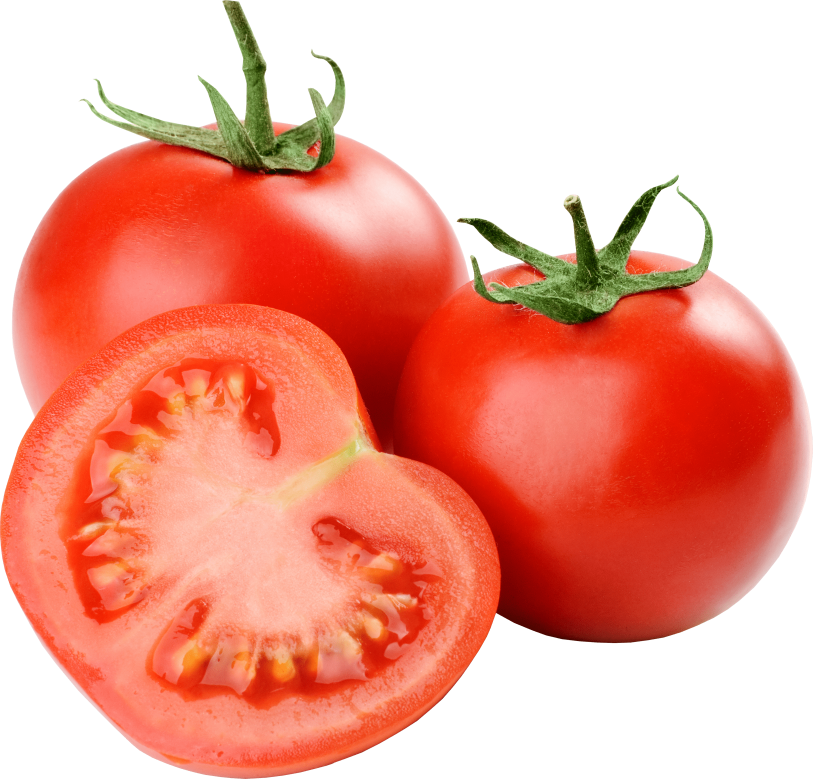
#> input picture data/fresh/freshTomato (1).png, 2438 x 2337 px (shown at 1/3 size); its folder holds only this picture in this run
$ python dataset_builder.py
#> lines starting #> are read from the running program, lines starting #| are printed output that depends on the picture; after the words box and inside, x2 and y2 are one past the last pixel; in counts of white or black regions, pixels touching at a corner belong together
import os
import sys
import numpy as np
import pandas as pd
from PIL import Image, ImageFilter
import glob

GRADE_MAP = {
    "Fresh": 0,
    "Rotten": 1
}
CLASSES = ["Fresh", "Rotten"]

def extract_visual_features_from_image(img_pil):
    """
    Extracts quantitative visual feature vector [green_ratio, red_ratio, dark_spot_ratio, mold_ratio, texture_roughness]
    from a PIL Image.
    """
    img_rgb = img_pil.resize((128, 128)).convert("RGB")
    arr = np.array(img_rgb, dtype=np.float32)

    r, g, b = arr[:, :, 0], arr[:, :, 1], arr[:, :, 2]
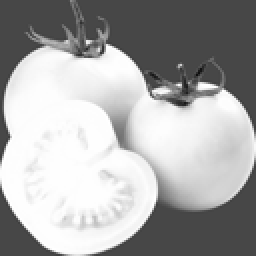
#> r: shape (128, 128) float32 (shown 2 times larger); min 15, max 255, mean 167.7
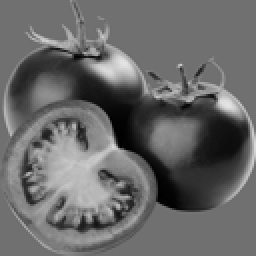
#> g: shape (128, 128) float32 (shown 2 times larger); min 0, max 228, mean 104.9
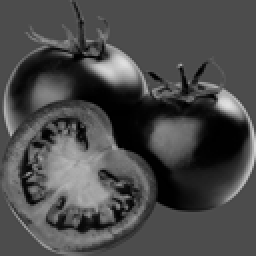
#> b: shape (128, 128) float32 (shown 2 times larger); min 0, max 224, mean 74.4
    total_pix = arr.shape[0] * arr.shape[1] + 1e-5
#> total_pix = 16384

    # Red & Green color ratios
    red_mask = (r > g * 1.1) & (r > b * 1.1)
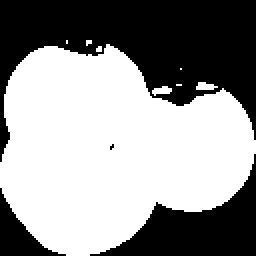
#> red_mask: shape (128, 128) bool (shown 2 times larger); 57.8% white; 4 black regions (1 under 20 px), largest, box (x1, y1, x2, y2) and area: (0, 0, 128, 81) 4857, (45, 77, 128, 128) 1643, (0, 94, 33, 128) 404
    green_mask = (g > r * 1.05) & (g > b * 1.05)
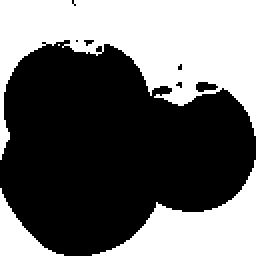
#> green_mask: shape (128, 128) bool (shown 2 times larger); 41.4% white; 4 white regions (1 under 20 px), largest, box (x1, y1, x2, y2) and area: (0, 0, 128, 80) 4763, (46, 80, 128, 128) 1621, (0, 94, 32, 128) 399

    red_ratio = float(np.sum(red_mask) / total_pix)
#> red_ratio = 0.578
    green_ratio = float(np.sum(green_mask) / total_pix)
#> green_ratio = 0.414

    # Dark spot ratio (decay lesions / blemishes)
    dark_mask = (r < 70) & (g < 70) & (b < 70)
#> dark_mask: shape (128, 128) bool; 0.26% white in thin lines or dots, all inside (x1, y1, x2, y2) = (38, 24, 102, 53)
    dark_spot_ratio = float(np.sum(dark_mask) / total_pix)
#> dark_spot_ratio = 0.00262

    # Mold coverage ratio (pale grayish/fungal areas)
    mold_mask = (r > 160) & (g > 160) & (b > 140) & (np.abs(r - g) < 20) & (np.abs(g - b) < 30)
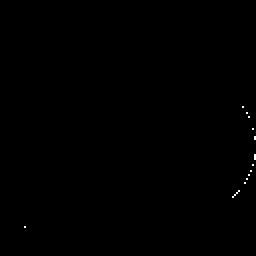
#> mold_mask: shape (128, 128) bool (shown 2 times larger); 0.12% white in thin lines or dots, all inside (x1, y1, x2, y2) = (12, 53, 128, 114)
    mold_ratio = float(np.sum(mold_mask) / total_pix)
#> mold_ratio = 0.00116

    # Texture roughness (standard deviation of grayscale image)
    gray = np.mean(arr, axis=2)
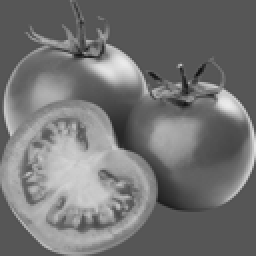
#> gray: shape (128, 128) float32 (shown 2 times larger); min 15, max 235, mean 115.7
    texture_roughness = float(np.std(gray) / 255.0)
#> texture_roughness = 0.157

    return [green_ratio, red_ratio, dark_spot_ratio, mold_ratio, texture_roughness]

def generate_correlated_sensors(is_rotten, dark_spot_ratio, mold_ratio):
    """
    Generates correlated physical sensor readings [Temperature, Humidity, eCO2, TVOC]
    matching fresh vs rotten fruit quality and surface decay features.
    """
    if not is_rotten:
        base_temp, base_rh, base_eco2, base_tvoc = 21.0, 67.0, 480.0, 22.0
    else:
        base_temp, base_rh, base_eco2, base_tvoc = 31.0, 83.0, 1550.0, 310.0

    temp = base_temp + np.random.normal(0, 1.2) + mold_ratio * 4.0
    rh = base_rh + np.random.normal(0, 2.5) + dark_spot_ratio * 5.0
    eco2 = base_eco2 + np.random.normal(0, 30.0) + mold_ratio * 1200.0
    tvoc = base_tvoc + np.random.normal(0, 8.0) + mold_ratio * 350.0 + dark_spot_ratio * 150.0

    return np.array([
        np.clip(temp, 15.0, 42.0),
        np.clip(rh, 45.0, 99.0),
        np.clip(eco2, 400.0, 3500.0),
        np.clip(tvoc, 0.0, 1000.0)
    ], dtype=np.float32)

def calculate_shelf_life(is_rotten, dark_spot, mold):
    base_days = 7.5 if not is_rotten else 0.5
    return max(0.0, base_days - dark_spot * 5.0 - mold * 7.0)

def process_local_dataset(data_dir="data", img_size=(64, 64)):
    """
    Processes local fresh and rotten images directly from data/fresh and data/rotten into a multimodal dataset.
    """
    sample_img_dir = os.path.join(data_dir, "sample_images")
    os.makedirs(sample_img_dir, exist_ok=True)

    fresh_dir = os.path.join(data_dir, "fresh")
    rotten_dir = os.path.join(data_dir, "rotten")

    fresh_paths = []
    rotten_paths = []

    for ext in ("*.jpg", "*.jpeg", "*.png", "*.JPG", "*.PNG", "*.webp", "*.WEBP"):
        fresh_paths.extend(glob.glob(os.path.join(fresh_dir, ext)))
        rotten_paths.extend(glob.glob(os.path.join(rotten_dir, ext)))

    print(f"Loaded user dataset: {len(fresh_paths)} Fresh images and {len(rotten_paths)} Rotten images.")

    images = []
    sensors = []
    visual_feats = []
    labels = []
    shelf_lives = []

    # Process Fresh images
    for idx, fpath in enumerate(fresh_paths):
        try:
            img = Image.open(fpath).convert("RGB")
            img_resized = img.resize(img_size)
            img_arr = np.array(img_resized, dtype=np.uint8)
            v_feat = extract_visual_features_from_image(img)
#> v_feat = [0.414, 0.578, 0.00262, 0.00116, 0.157]

            sensor_arr = generate_correlated_sensors(is_rotten=False, dark_spot_ratio=v_feat[2], mold_ratio=v_feat[3])
#> sensor_arr = [23.12, 68.01, 510.8, 40.73]
            shelf_life = calculate_shelf_life(is_rotten=False, dark_spot=v_feat[2], mold=v_feat[3])
#> shelf_life = 7.48

            images.append(img_arr)
            sensors.append(sensor_arr)
            visual_feats.append(v_feat)
            labels.append(0)  # Fresh
            shelf_lives.append(shelf_life)

            if idx < 5:
                img_resized.save(os.path.join(sample_img_dir, f"sample_Fresh_{idx+1}.png"))
        except Exception:
            continue

    # Process Rotten images
    for idx, rpath in enumerate(rotten_paths):
        try:
            img = Image.open(rpath).convert("RGB")
            img_resized = img.resize(img_size)
            img_arr = np.array(img_resized, dtype=np.uint8)
            v_feat = extract_visual_features_from_image(img)

            sensor_arr = generate_correlated_sensors(is_rotten=True, dark_spot_ratio=v_feat[2], mold_ratio=v_feat[3])
            shelf_life = calculate_shelf_life(is_rotten=True, dark_spot=v_feat[2], mold=v_feat[3])

            images.append(img_arr)
            sensors.append(sensor_arr)
            visual_feats.append(v_feat)
            labels.append(1)  # Rotten
            shelf_lives.append(shelf_life)

            if idx < 5:
                img_resized.save(os.path.join(sample_img_dir, f"sample_Rotten_{idx+1}.png"))
        except Exception:
            continue

    images = np.array(images, dtype=np.uint8)
    sensors = np.array(sensors, dtype=np.float32)
#> sensors = [[23.12, 68.01, 510.8, 40.73], [23.25, 64.57, 509.9, 21.59]]
    visual_feats = np.array(visual_feats, dtype=np.float32)
#> visual_feats = [[0.414, 0.578, 0.00262, 0.00116, 0.157], [0.414, 0.578, 0.00262, 0.00116, 0.157]]
    labels = np.array(labels, dtype=np.int64)
    shelf_lives = np.array(shelf_lives, dtype=np.float32)
#> shelf_lives = [7.48, 7.48]

    npz_path = os.path.join(data_dir, "multimodal_fruit_dataset.npz")
    np.savez_compressed(
        npz_path,
        images=images,
        sensors=sensors,
        visual_feats=visual_feats,
        labels=labels,
        shelf_lives=shelf_lives
    )
    print(f"Successfully processed {len(labels)} user images into '{npz_path}'.")
    return npz_path

if __name__ == "__main__":
    process_local_dataset()
